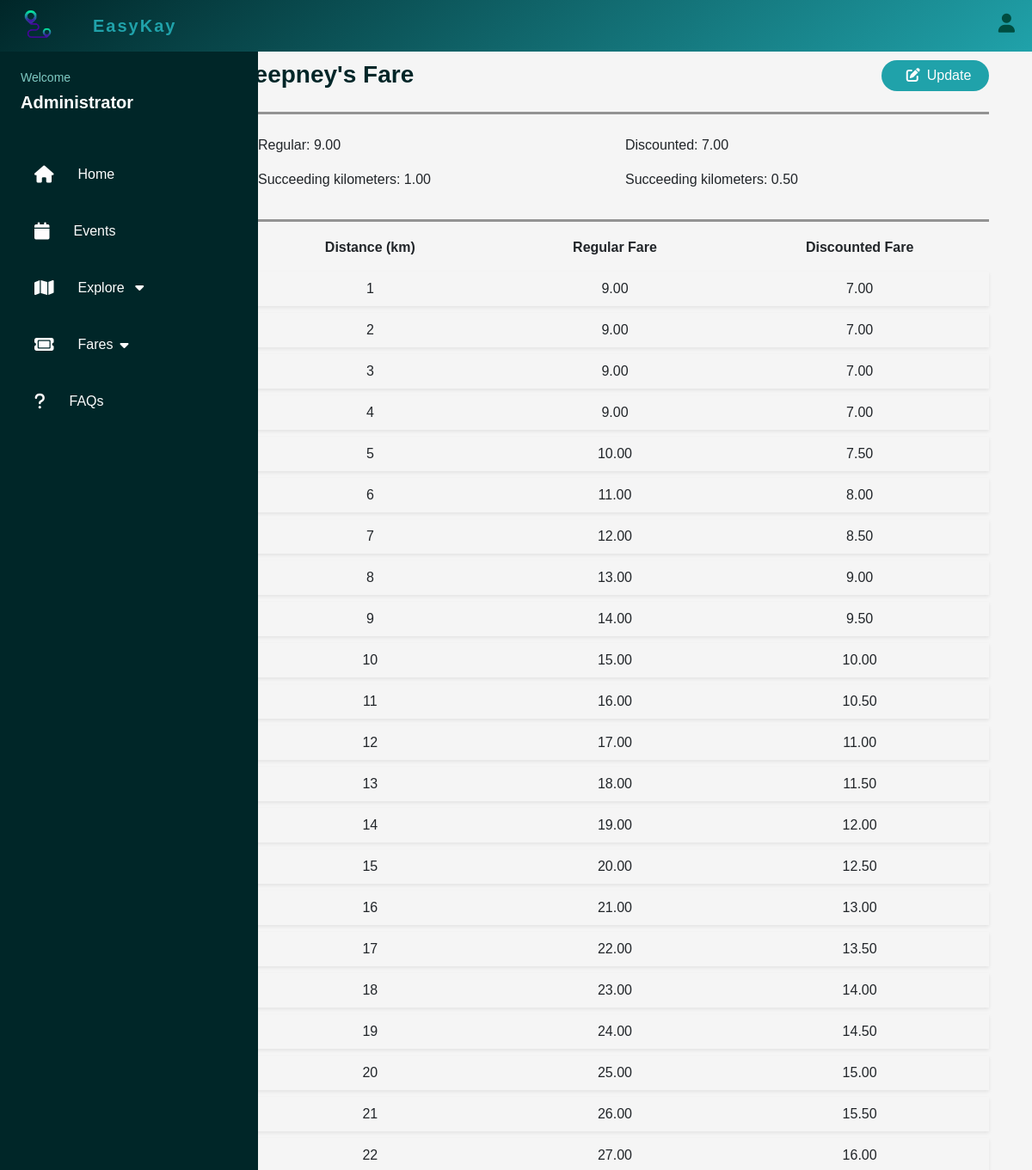
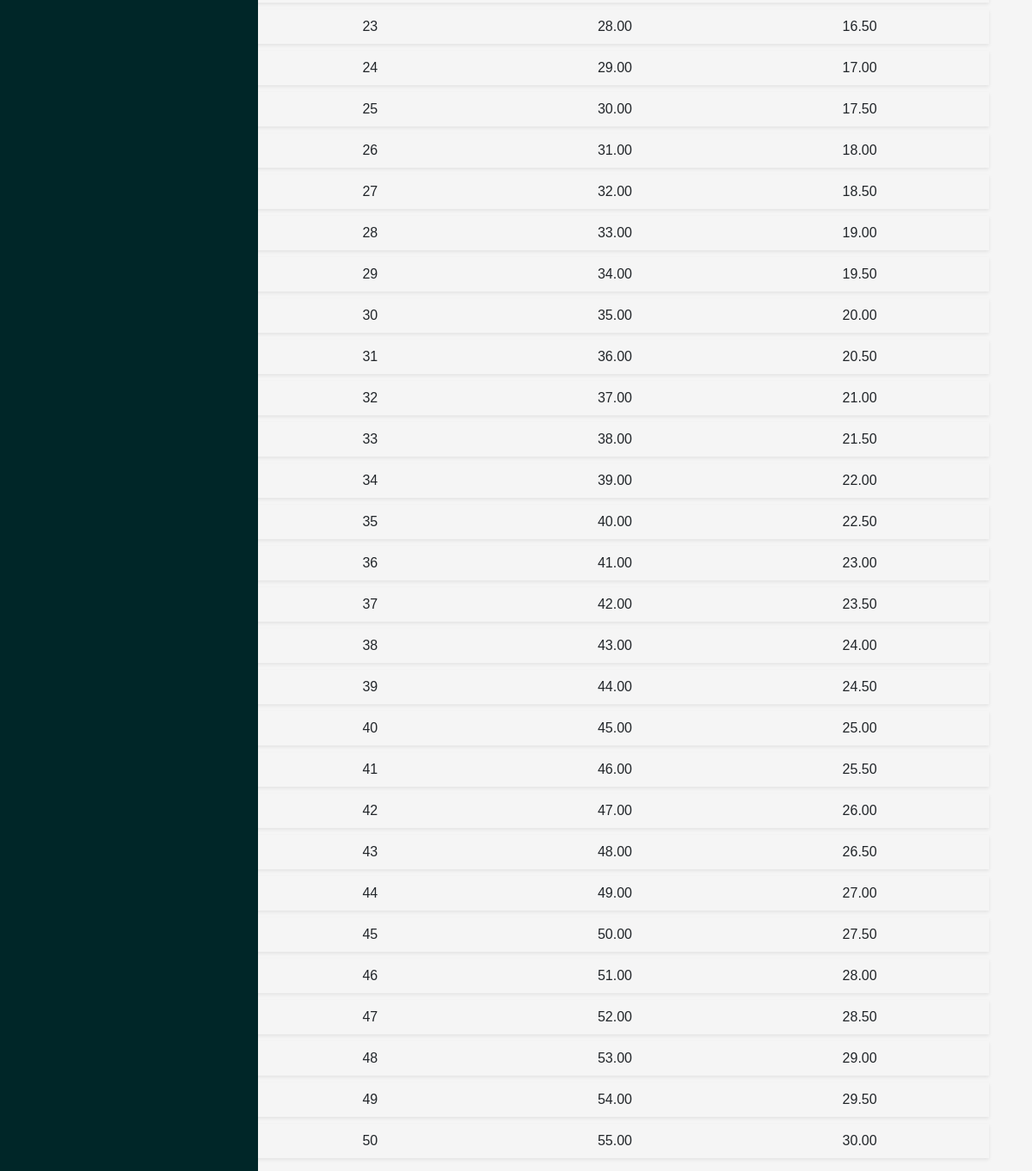
The page /admin-2/fares/jeep.php (signed in) on the database its author committed (2 pictures, top to bottom).
### tables this page shows
CREATE TABLE `jeep_fare` (
  `id` int(11) NOT NULL,
  `jeep_regular` decimal(10,2) DEFAULT NULL,
  `jeep_regular_succeeding` decimal(10,2) DEFAULT NULL,
  `jeep_discounted` decimal(10,2) DEFAULT NULL,
  `jeep_discounted_succeeding` decimal(10,2) DEFAULT NULL
);

### admin-2/fares/jeep.php (the view, shortened to what this page needs)
<?php
    include "../../connection.php";
    $rows = mysqli_query($conn, "SELECT * FROM jeep_fare");
    while ($row = mysqli_fetch_assoc($rows)) {
        $regular = $row['jeep_regular'];
        $regular_succeeding = $row['jeep_regular_succeeding'];
        $discounted = $row['jeep_discounted'];
        $discounted_succeeding = $row['jeep_discounted_succeeding'];
    }
?>
<!DOCTYPE html>
<html lang="en">
<head>
    <link href="https://cdn.jsdelivr.net/npm/bootstrap@5.2.3/dist/css/bootstrap.min.css" rel="stylesheet">
    <link rel="stylesheet" type="text/css" href="fares_2.css">
</head>
<body>
    <div class="wrapper">
        <div class="top_navbar">
            <div class="hamburger mx-3">
                <div class="nav-icon d-flex justify-content-center"><img class="" src="../../images/logo.png" alt=""></div>
            </div>
            <div class="menu">
                <div class="logo">
                    EasyKay
                </div>
                <div class="right_menu">
                    <ul>
                        <li><i class="fas fa-user"></i>
                    </ul>
                </div>
            </div>
        </div>
        <div class="main_container">
            <div class="sidebar">
                <div class="sidebar__inner">
                <div class="profile mx-4">
                        <div class="profile_info">
                            <p>Welcome</p>
                            <p class="profile_name fs-5"><b>Administrator</b></p>
                        </div>
                    </div>
                    <ul class="nav nav-pills flex-column mt-2 mt-sm-0" id="menu">
                        <li class="nav-item my-2">
                            <a class="nav-link" href="../ad_home.php">
                                <span class= "icon"><i class="fa-solid fa-house"></i></span>
                                <span class="title ms-2">Home</span>
                            </a>
                        </li>
                        <li class="nav-item my-2">
                            <a class="nav-link" href="../events/ad_event.php">
                                <span class= "icon"><i class="fa-solid fa-calendar"></i></span>
                                <span class=" title ms-2">Events</span>
                            </a>
                        </li>
                        <li class="nav-item disabled my-2">
                            <a class="nav-link" href="#exploresidemenu" data-bs-toggle="collapse">
                                <span class= "icon"><i class="fa-solid fa-map"></i></span>
                                <span class="title ms-2">Explore  <i class="fa-solid fa-caret-down ms-2"></i></span>
                            </a>
                        </li>
                        <li class="nav-item my-2">
                            <a class="nav-link" href="#faressidemenu" data-bs-toggle="collapse">
                                <span class= "icon"><i class="fa-solid fa-ticket"></i></span>
                                <span class="title ms-2">Fares</span>
                                <i class="fa-solid fa-caret-down ms-2"></i>
                            </a>
                        </li>
                        <li class="nav-item my-2">
                            <a class="nav-link" href="../faqs/ad_faqs.php">
                                <span class= "icon"><i class="fa-solid fa-question"></i></span>
                                <span class="title ms-2">FAQs</span>
                            </a>
                        </li>
                    </ul>
                </div>
            </div>
        </div>
        <div class="containter">
            <div class="col-lg-10 float-end">
                <div class="fares">
                    <div class="row">
                        <div class="col-10">
                            <h3 class="title-fare mb-3">Jeepney's Fare</h3>
                        </div>
                        <div class="col-2 text-center">
                            <button class="btn btn-primary" data-bs-toggle="modal" data-bs-target="#updateFare">
                                <i class="fa-solid fa-pen-to-square mx-2"></i><span class="text">Update</span>
                            </button>
                        </div>
                    </div>
                    <div class="horizontal-line">
                        <span class="line"></span>
                    </div>
                    <div class="row mx-auto p-2 mt-3">
                        <div class="col-6">
                            <p>Regular: <?php echo $regular ?></p>
                            <p>Succeeding kilometers: <?php echo $regular_succeeding ?></p>
                        </div>
                        <div class="col-6">
                            <p>Discounted: <?php echo $discounted ?></p>
                            <p>Succeeding kilometers:  <?php echo $discounted_succeeding ?></p>
                        </div>
                    </div>
                    <div class="horizontal-line">
                        <span class="line"></span>
                    </div>
                    <div class="row mx-auto p-2">
                        <div class="col-4 text-center">
                            <span><b>Distance (km)</b> </span>
                        </div>
                        <div class="col-4 text-center">
                            <span><b>Regular Fare</b> </span>
                        </div>
                        <div class="col-4 text-center">
                            <span><b>Discounted Fare</b> </span>
                        </div>
                    </div>
                    <?php
                        for ($i=1; $i < 51; $i++) {
                            if($i < 5){ ?>
                               <div class="row row-fare mx-auto my-2 p-2 shadow-sm">
                                    <div class="col-4 text-center">
                                        <span><?php echo $i; ?></span>
                                    </div>
                                    <div class="col-4 text-center">
                                        <span><?php echo $regular; ?></span>
                                    </div>
                                    <div class="col-4 text-center">
                                        <span><?php echo $discounted; ?></span>
                                    </div>
                                </div>
                    <?php   }else{
                                $regular += $regular_succeeding;
                                $discounted += $discounted_succeeding;
                                $regular = number_format($regular, 2);
                                $discounted = number_format($discounted, 2);
                                ?>
                                <div class="row row-fare mx-auto my-2 p-2 shadow-sm">
                                    <div class="col-4 text-center">
                                        <span><?php echo $i; ?></span>
                                    </div>
                                    <div class="col-4 text-center">
                                        <span><?php echo $regular; ?></span>
                                    </div>
                                    <div class="col-4 text-center">
                                        <span><?php echo $discounted; ?></span>
                                    </div>
                                </div>
                    <?php
                            }
                        }?>
                </div>
            </div>
        </div>
    </div>
</body>
</html>

### admin-2/fares/fares_2.css (style rules this page uses)
.fares { margin: 7% 5% 7% 8%; }
.btn.btn-primary { height: 36px; border: none; width: 100%; border-radius: 20px; color: #FDFDFD; background-color: #20A2AA; }
.title-fare { color: #002628; font-weight: 600; }
.horizontal-line { display: flex; align-items: center; margin: 10px 0 ; }
.line { flex: 1; border-top: 3px solid rgba(51, 51, 51, 0.5); }

### admin-2/ad_side_2.css (style rules this page uses)
* { margin: 0; padding: 0; list-style: none; box-sizing: border-box; text-decoration: none; font-family: 'Montserrat', sans-serif; }
body { background-color: #f5f5f5; }
.wrapper { width: 100%; height: 100%; }
.top_navbar { background-image: linear-gradient(144deg,#002628, #106469 50%,#20A2AA); height: 60px; display: flex; position: fixed; width: 100%; top: 0; z-index: 1000; }
.hamburger .nav-icon img { width: 40px; height: 40px; margin:8px; }
.top_navbar .menu { width: calc(100% - 80px); height: 100%; display: flex; justify-content: space-between; align-items: center; padding: 0 20px; }
.top_navbar .menu .logo { color: #20A2AA; font-size: 20px; font-weight: 600; letter-spacing: 2px; }
.top_navbar .menu .right_menu ul { display: flex; }
.top_navbar .menu .right_menu ul li { position: relative; margin-top: 14px; }
.top_navbar .menu .right_menu ul li .fas { font-size: 22px; cursor: pointer; color: #004D40; }
.main_container .sidebar { position: fixed; top: 60px; left: 0; width: 300px; height: 100%; background: #002628; transition: all 0.3s ease; }
.main_container .sidebar .sidebar__inner { position: relative; }
.main_container .sidebar .profile { display: flex; align-items: center; color: #fff; padding: 20px 0; white-space: nowrap; transition: all 0.3s ease; }
.main_container .sidebar .profile p:first-child { font-size: 14px; color: #80CBC4; margin-bottom: 3px; }
.main_container .sidebar ul li a { color: #fdfdfd; font-size: 16px; padding: 5px 32px; white-space: nowrap; display: flex; align-items: center; margin-bottom: 1px; transition: all 0.3s ease; margin: 8px; }
.main_container .sidebar ul li a .icon { margin-right: 20px; font-size: 20px; display: flex; align-items: center; }
.main_container .sidebar ul li a span { display: inline-block; color: #fdfdfd }

### rows shown on the page
jeep_fare: jeep_regular "9.00", jeep_regular_succeeding "1.00", jeep_discounted "7.00", jeep_discounted_succeeding "0.50"

### other values the page prints
$regular "10.00"
$discounted "7.50"
$regular "11.00"
$discounted "8.00"
$regular "12.00"
$discounted "8.50"
$regular "13.00"
$discounted "9.00"
$regular "14.00"
$discounted "9.50"
$regular "15.00"
$discounted "10.00"
$regular "16.00"
$discounted "10.50"
$regular "17.00"
